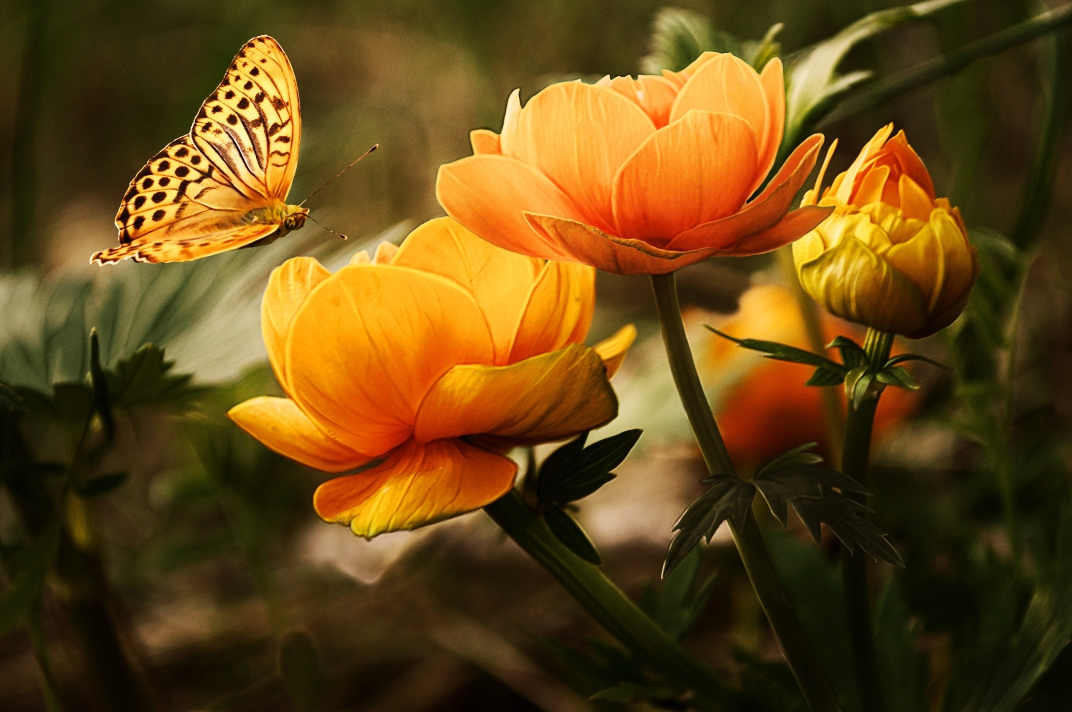
#> input picture images/flower2.jpg, 2144 x 1424 px (shown at 1/2 size)
$ python image_compare.py
#> lines starting #> are read from the running program, lines starting #| are printed output that depends on the picture
#compare two images

import cv2
import numpy as np
img1=cv2.imread("../images/flower2.jpg")
#> img1 is the input picture: shape (1424, 2144, 3); mean B, G, R 22.1, 71.6, 101.7
img2=cv2.imread("../images/flower3.jpg")
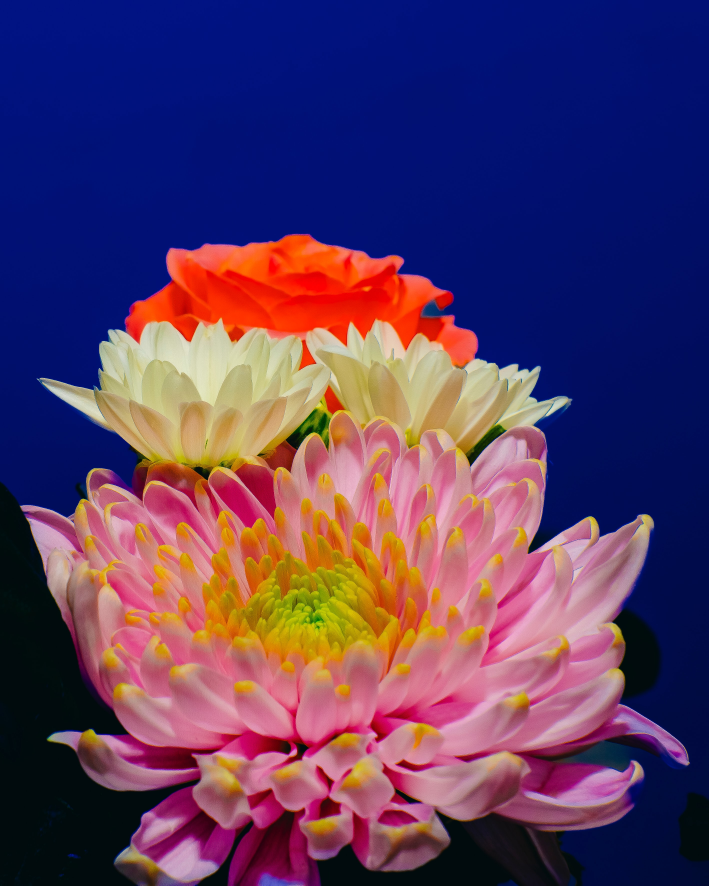
#> input picture images/flower3.jpg, 2834 x 3542 px (shown at 1/4 size)
#> img2 is the input picture: shape (3542, 2834, 3); mean B, G, R 97.4, 59.9, 88.8
img1=cv2.resize(img1,(600,500))
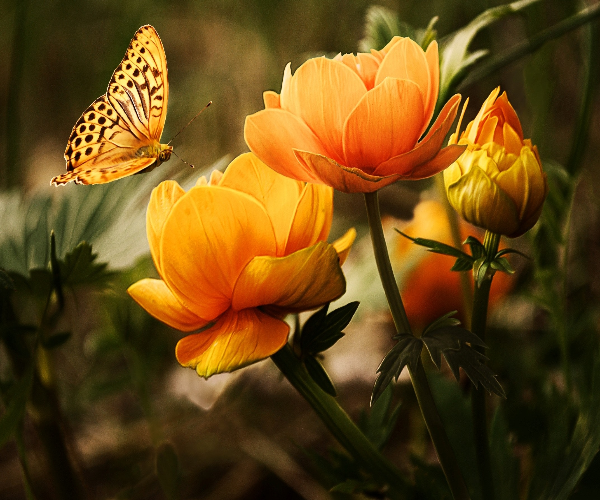
#> img1: shape (500, 600, 3); mean B, G, R 22, 71.5, 101.6
img2=cv2.resize(img2,(600,500))
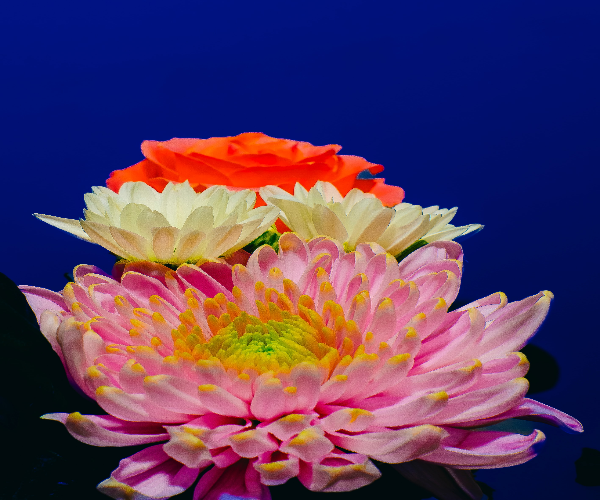
#> img2: shape (500, 600, 3); mean B, G, R 97.3, 59.8, 88.7
cv2.imshow("First image",img1)
cv2.imshow("Second image",img2)
difference=cv2.subtract(img1,img2)
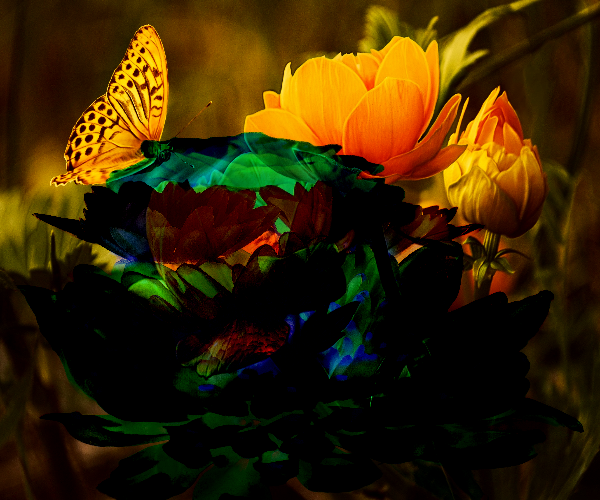
#> difference: shape (500, 600, 3); mean B, G, R 2.5, 36.3, 54.7
cv2.imshow("Resultant image *",difference)
cv2.waitKey(0)
b,g,r=cv2.split(difference)
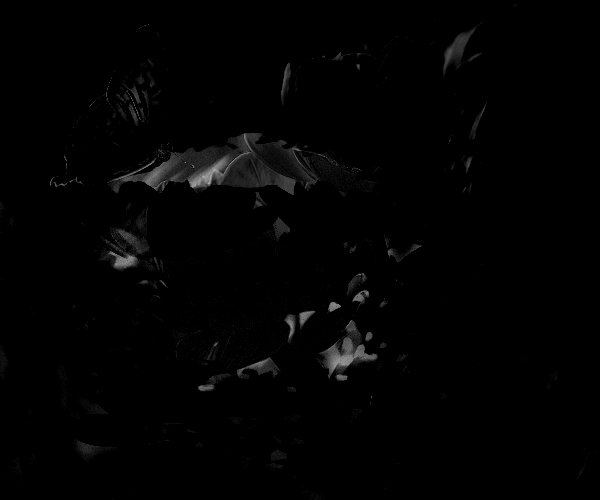
#> b: shape (500, 600); min 0, max 175, mean 2.5
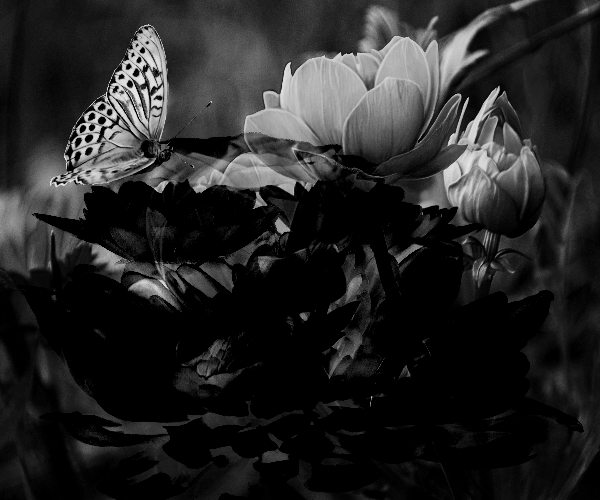
#> g: shape (500, 600); min 0, max 237, mean 36.3
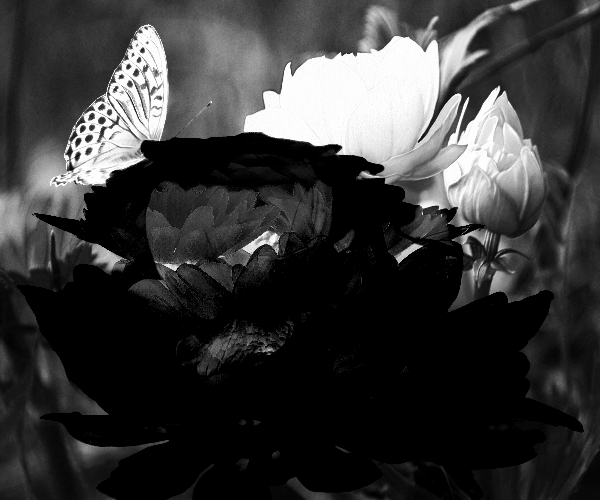
#> r: shape (500, 600); min 0, max 255, mean 54.7
if cv2.countNonZero(b)==0 and cv2.countNonZero(g)==0 and cv2.countNonZero(r)==0:
    print("Both the images are equal..")
else:
    print("Images are not equal..")
